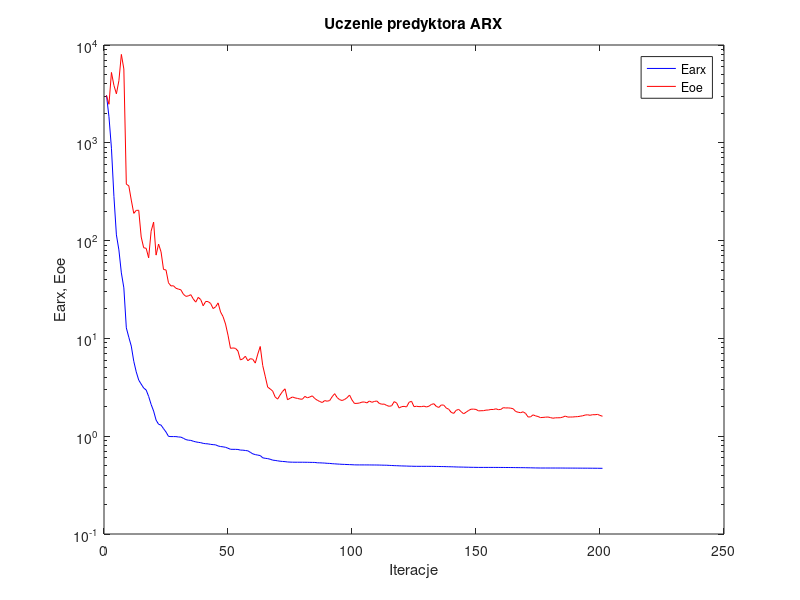
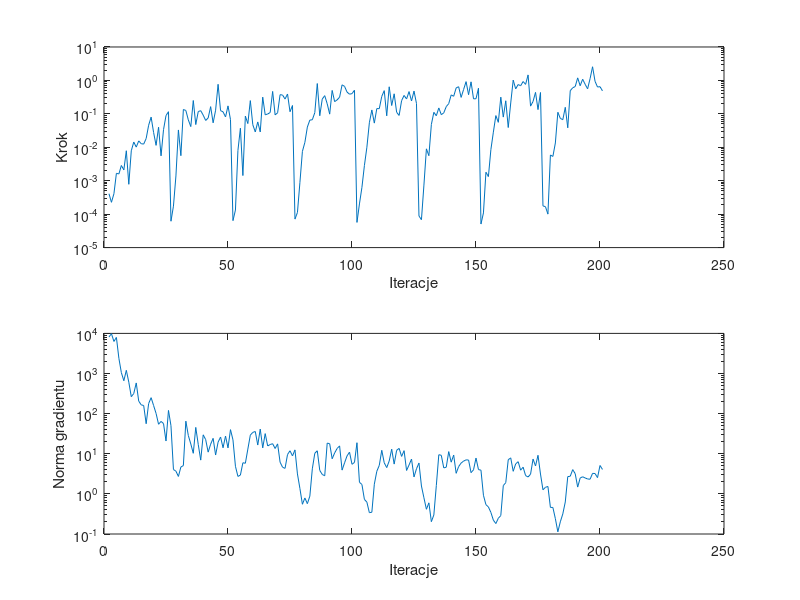

These charts were generated, in order, by the following MATLAB code:
%uczenie predyktora arx
clear all;
n=0; farx(n+1)=3.065769e+003; foe(n+1)=3.051705e+003; wspucz(n+1)=0.000000e+000; ng(n+1)=0.000000e+000;
%odnowa zmiennej metryki
n=1; farx(n+1)=1.846927e+003; foe(n+1)=2.477930e+003; krok(n+1)=4.089425e-004; ng(n+1)=8.119397e+003;
n=2; farx(n+1)=8.795555e+002; foe(n+1)=5.241631e+003; krok(n+1)=2.263251e-004; ng(n+1)=9.825149e+003;
n=3; farx(n+1)=2.827257e+002; foe(n+1)=3.864046e+003; krok(n+1)=4.078161e-004; ng(n+1)=6.298096e+003;
n=4; farx(n+1)=1.143977e+002; foe(n+1)=3.167767e+003; krok(n+1)=1.667309e-003; ng(n+1)=7.934615e+003;
n=5; farx(n+1)=8.037622e+001; foe(n+1)=4.310155e+003; krok(n+1)=1.594331e-003; ng(n+1)=2.392457e+003;
n=6; farx(n+1)=4.674089e+001; foe(n+1)=8.012096e+003; krok(n+1)=2.855545e-003; ng(n+1)=1.050560e+003;
n=7; farx(n+1)=3.288222e+001; foe(n+1)=5.690451e+003; krok(n+1)=2.110724e-003; ng(n+1)=6.605146e+002;
n=8; farx(n+1)=1.281958e+001; foe(n+1)=3.772202e+002; krok(n+1)=7.883344e-003; ng(n+1)=1.202475e+003;
n=9; farx(n+1)=1.027823e+001; foe(n+1)=3.635499e+002; krok(n+1)=7.821151e-004; ng(n+1)=6.081234e+002;
n=10; farx(n+1)=8.343379e+000; foe(n+1)=2.595529e+002; krok(n+1)=7.859971e-003; ng(n+1)=2.645424e+002;
n=11; farx(n+1)=5.839200e+000; foe(n+1)=1.899505e+002; krok(n+1)=1.438335e-002; ng(n+1)=3.169414e+002;
n=12; farx(n+1)=4.546879e+000; foe(n+1)=2.036777e+002; krok(n+1)=1.012568e-002; ng(n+1)=5.828368e+002;
n=13; farx(n+1)=3.747344e+000; foe(n+1)=2.043116e+002; krok(n+1)=1.553703e-002; ng(n+1)=2.049595e+002;
n=14; farx(n+1)=3.407325e+000; foe(n+1)=1.087541e+002; krok(n+1)=1.281894e-002; ng(n+1)=1.657811e+002;
n=15; farx(n+1)=3.108842e+000; foe(n+1)=8.451281e+001; krok(n+1)=1.244697e-002; ng(n+1)=1.592123e+002;
n=16; farx(n+1)=2.967783e+000; foe(n+1)=8.341800e+001; krok(n+1)=1.830045e-002; ng(n+1)=5.605715e+001;
n=17; farx(n+1)=2.552515e+000; foe(n+1)=6.663412e+001; krok(n+1)=4.568872e-002; ng(n+1)=1.787603e+002;
n=18; farx(n+1)=2.113510e+000; foe(n+1)=1.248524e+002; krok(n+1)=8.000730e-002; ng(n+1)=2.499321e+002;
n=19; farx(n+1)=1.809584e+000; foe(n+1)=1.546062e+002; krok(n+1)=2.764852e-002; ng(n+1)=1.590965e+002;
n=20; farx(n+1)=1.462063e+000; foe(n+1)=7.106543e+001; krok(n+1)=1.142218e-002; ng(n+1)=1.011001e+002;
n=21; farx(n+1)=1.325468e+000; foe(n+1)=9.222772e+001; krok(n+1)=3.979978e-002; ng(n+1)=5.436022e+001;
n=22; farx(n+1)=1.298368e+000; foe(n+1)=7.678080e+001; krok(n+1)=5.548179e-003; ng(n+1)=6.393429e+001;
n=23; farx(n+1)=1.194703e+000; foe(n+1)=5.066349e+001; krok(n+1)=3.377159e-002; ng(n+1)=5.659065e+001;
n=24; farx(n+1)=1.104239e+000; foe(n+1)=5.010629e+001; krok(n+1)=8.877087e-002; ng(n+1)=2.079284e+001;
n=25; farx(n+1)=9.964646e-001; foe(n+1)=3.703206e+001; krok(n+1)=1.160291e-001; ng(n+1)=1.203181e+002;
%odnowa zmiennej metryki
n=26; farx(n+1)=9.913716e-001; foe(n+1)=3.439379e+001; krok(n+1)=6.152340e-005; ng(n+1)=5.011130e+001;
n=27; farx(n+1)=9.912663e-001; foe(n+1)=3.454705e+001; krok(n+1)=1.736749e-004; ng(n+1)=4.051488e+000;
n=28; farx(n+1)=9.906604e-001; foe(n+1)=3.256877e+001; krok(n+1)=1.389400e-003; ng(n+1)=3.677107e+000;
n=29; farx(n+1)=9.821733e-001; foe(n+1)=3.191910e+001; krok(n+1)=3.300845e-002; ng(n+1)=2.721548e+000;
n=30; farx(n+1)=9.786493e-001; foe(n+1)=3.138495e+001; krok(n+1)=5.608324e-003; ng(n+1)=4.676737e+000;
n=31; farx(n+1)=9.524812e-001; foe(n+1)=2.830838e+001; krok(n+1)=1.350958e-001; ng(n+1)=5.070235e+000;
n=32; farx(n+1)=9.234739e-001; foe(n+1)=2.691341e+001; krok(n+1)=1.261335e-001; ng(n+1)=6.495962e+001;
n=33; farx(n+1)=9.106339e-001; foe(n+1)=2.720013e+001; krok(n+1)=6.601690e-002; ng(n+1)=2.850269e+001;
n=34; farx(n+1)=9.065341e-001; foe(n+1)=2.799681e+001; krok(n+1)=4.161404e-002; ng(n+1)=1.752526e+001;
n=35; farx(n+1)=8.886031e-001; foe(n+1)=2.529588e+001; krok(n+1)=2.507999e-001; ng(n+1)=1.027112e+001;
n=36; farx(n+1)=8.749838e-001; foe(n+1)=2.349254e+001; krok(n+1)=4.784719e-002; ng(n+1)=4.538464e+001;
n=37; farx(n+1)=8.656843e-001; foe(n+1)=2.628614e+001; krok(n+1)=1.171506e-001; ng(n+1)=1.707097e+001;
n=38; farx(n+1)=8.586430e-001; foe(n+1)=2.493978e+001; krok(n+1)=1.245141e-001; ng(n+1)=6.944022e+000;
n=39; farx(n+1)=8.448906e-001; foe(n+1)=2.154878e+001; krok(n+1)=9.137743e-002; ng(n+1)=2.963929e+001;
n=40; farx(n+1)=8.380018e-001; foe(n+1)=2.388311e+001; krok(n+1)=6.345766e-002; ng(n+1)=2.250623e+001;
n=41; farx(n+1)=8.344577e-001; foe(n+1)=2.376601e+001; krok(n+1)=7.533346e-002; ng(n+1)=1.097943e+001;
n=42; farx(n+1)=8.252446e-001; foe(n+1)=2.275323e+001; krok(n+1)=1.643984e-001; ng(n+1)=1.732637e+001;
n=43; farx(n+1)=8.196361e-001; foe(n+1)=2.018702e+001; krok(n+1)=5.397089e-002; ng(n+1)=2.423250e+001;
n=44; farx(n+1)=8.159126e-001; foe(n+1)=2.101722e+001; krok(n+1)=1.284644e-001; ng(n+1)=9.298166e+000;
n=45; farx(n+1)=7.947364e-001; foe(n+1)=2.306437e+001; krok(n+1)=7.656580e-001; ng(n+1)=1.944152e+001;
n=46; farx(n+1)=7.842106e-001; foe(n+1)=1.863455e+001; krok(n+1)=1.247927e-001; ng(n+1)=2.614043e+001;
n=47; farx(n+1)=7.784494e-001; foe(n+1)=1.670535e+001; krok(n+1)=1.150668e-001; ng(n+1)=1.410181e+001;
n=48; farx(n+1)=7.702567e-001; foe(n+1)=1.402989e+001; krok(n+1)=8.097460e-002; ng(n+1)=2.763696e+001;
n=49; farx(n+1)=7.531636e-001; foe(n+1)=1.079449e+001; krok(n+1)=1.732520e-001; ng(n+1)=1.398447e+001;
n=50; farx(n+1)=7.351191e-001; foe(n+1)=7.918295e+000; krok(n+1)=6.741320e-002; ng(n+1)=3.991569e+001;
%odnowa zmiennej metryki
n=51; farx(n+1)=7.340444e-001; foe(n+1)=7.987126e+000; krok(n+1)=6.399109e-005; ng(n+1)=2.223606e+001;
n=52; farx(n+1)=7.339086e-001; foe(n+1)=7.915089e+000; krok(n+1)=1.330707e-004; ng(n+1)=4.868064e+000;
n=53; farx(n+1)=7.318521e-001; foe(n+1)=7.446090e+000; krok(n+1)=8.029022e-003; ng(n+1)=2.722280e+000;
n=54; farx(n+1)=7.211659e-001; foe(n+1)=6.023158e+000; krok(n+1)=3.719917e-002; ng(n+1)=2.944695e+000;
n=55; farx(n+1)=7.198734e-001; foe(n+1)=6.184563e+000; krok(n+1)=1.427772e-003; ng(n+1)=5.966388e+000;
n=56; farx(n+1)=7.142114e-001; foe(n+1)=6.568585e+000; krok(n+1)=8.569436e-002; ng(n+1)=5.796187e+000;
n=57; farx(n+1)=7.090096e-001; foe(n+1)=5.908767e+000; krok(n+1)=5.119273e-002; ng(n+1)=1.305843e+001;
n=58; farx(n+1)=6.842939e-001; foe(n+1)=6.206422e+000; krok(n+1)=2.490283e-001; ng(n+1)=2.916511e+001;
n=59; farx(n+1)=6.600285e-001; foe(n+1)=6.119613e+000; krok(n+1)=4.725510e-002; ng(n+1)=3.411528e+001;
n=60; farx(n+1)=6.483006e-001; foe(n+1)=5.589112e+000; krok(n+1)=2.876644e-002; ng(n+1)=3.587909e+001;
n=61; farx(n+1)=6.408793e-001; foe(n+1)=6.909921e+000; krok(n+1)=5.734876e-002; ng(n+1)=1.648984e+001;
n=62; farx(n+1)=6.340594e-001; foe(n+1)=8.266085e+000; krok(n+1)=2.876670e-002; ng(n+1)=4.123341e+001;
n=63; farx(n+1)=6.012740e-001; foe(n+1)=5.280740e+000; krok(n+1)=3.160606e-001; ng(n+1)=1.401958e+001;
n=64; farx(n+1)=5.944914e-001; foe(n+1)=4.109269e+000; krok(n+1)=9.349969e-002; ng(n+1)=3.176642e+001;
n=65; farx(n+1)=5.898708e-001; foe(n+1)=3.175050e+000; krok(n+1)=9.907791e-002; ng(n+1)=1.565973e+001;
n=66; farx(n+1)=5.814668e-001; foe(n+1)=3.044193e+000; krok(n+1)=1.093247e-001; ng(n+1)=1.697919e+001;
n=67; farx(n+1)=5.694305e-001; foe(n+1)=2.896995e+000; krok(n+1)=4.686024e-001; ng(n+1)=1.780852e+001;
n=68; farx(n+1)=5.652808e-001; foe(n+1)=2.523736e+000; krok(n+1)=9.326940e-002; ng(n+1)=1.352087e+001;
n=69; farx(n+1)=5.601004e-001; foe(n+1)=2.392904e+000; krok(n+1)=1.076361e-001; ng(n+1)=1.763334e+001;
n=70; farx(n+1)=5.550488e-001; foe(n+1)=2.635884e+000; krok(n+1)=3.745525e-001; ng(n+1)=6.167484e+000;
n=71; farx(n+1)=5.518197e-001; foe(n+1)=2.869177e+000; krok(n+1)=3.655097e-001; ng(n+1)=4.620016e+000;
n=72; farx(n+1)=5.496325e-001; foe(n+1)=3.051923e+000; krok(n+1)=2.775080e-001; ng(n+1)=4.323096e+000;
n=73; farx(n+1)=5.452483e-001; foe(n+1)=2.357504e+000; krok(n+1)=3.923690e-001; ng(n+1)=9.571427e+000;
n=74; farx(n+1)=5.434427e-001; foe(n+1)=2.439916e+000; krok(n+1)=1.158784e-001; ng(n+1)=1.187492e+001;
n=75; farx(n+1)=5.423671e-001; foe(n+1)=2.518365e+000; krok(n+1)=1.778431e-001; ng(n+1)=8.827699e+000;
%odnowa zmiennej metryki
n=76; farx(n+1)=5.419920e-001; foe(n+1)=2.464612e+000; krok(n+1)=7.110078e-005; ng(n+1)=1.249033e+001;
n=77; farx(n+1)=5.419375e-001; foe(n+1)=2.435431e+000; krok(n+1)=1.123699e-004; ng(n+1)=3.140960e+000;
n=78; farx(n+1)=5.418762e-001; foe(n+1)=2.397898e+000; krok(n+1)=8.931057e-004; ng(n+1)=1.357741e+000;
n=79; farx(n+1)=5.417907e-001; foe(n+1)=2.389370e+000; krok(n+1)=7.530795e-003; ng(n+1)=5.513624e-001;
n=80; farx(n+1)=5.414352e-001; foe(n+1)=2.554447e+000; krok(n+1)=1.406421e-002; ng(n+1)=7.897751e-001;
n=81; farx(n+1)=5.411093e-001; foe(n+1)=2.466869e+000; krok(n+1)=4.028924e-002; ng(n+1)=5.707838e-001;
n=82; farx(n+1)=5.403592e-001; foe(n+1)=2.520483e+000; krok(n+1)=6.504518e-002; ng(n+1)=8.785017e-001;
n=83; farx(n+1)=5.395939e-001; foe(n+1)=2.584441e+000; krok(n+1)=6.659180e-002; ng(n+1)=4.213163e+000;
n=84; farx(n+1)=5.392334e-001; foe(n+1)=2.426842e+000; krok(n+1)=1.088038e-001; ng(n+1)=1.028366e+001;
n=85; farx(n+1)=5.348510e-001; foe(n+1)=2.333292e+000; krok(n+1)=8.067975e-001; ng(n+1)=1.186591e+001;
n=86; farx(n+1)=5.341655e-001; foe(n+1)=2.262620e+000; krok(n+1)=8.776600e-002; ng(n+1)=3.843195e+000;
n=87; farx(n+1)=5.327007e-001; foe(n+1)=2.210558e+000; krok(n+1)=2.760258e-001; ng(n+1)=3.052545e+000;
n=88; farx(n+1)=5.311059e-001; foe(n+1)=2.313276e+000; krok(n+1)=3.505976e-001; ng(n+1)=2.825799e+000;
n=89; farx(n+1)=5.282295e-001; foe(n+1)=2.279141e+000; krok(n+1)=2.002215e-001; ng(n+1)=1.844590e+001;
n=90; farx(n+1)=5.270242e-001; foe(n+1)=2.315325e+000; krok(n+1)=9.809225e-002; ng(n+1)=1.776899e+001;
n=91; farx(n+1)=5.235451e-001; foe(n+1)=2.534379e+000; krok(n+1)=5.015999e-001; ng(n+1)=7.504506e+000;
n=92; farx(n+1)=5.217100e-001; foe(n+1)=2.722180e+000; krok(n+1)=2.317569e-001; ng(n+1)=1.046947e+001;
n=93; farx(n+1)=5.195686e-001; foe(n+1)=2.485073e+000; krok(n+1)=2.617897e-001; ng(n+1)=1.356220e+001;
n=94; farx(n+1)=5.178190e-001; foe(n+1)=2.364117e+000; krok(n+1)=3.160606e-001; ng(n+1)=1.568586e+001;
n=95; farx(n+1)=5.158524e-001; foe(n+1)=2.318662e+000; krok(n+1)=7.382907e-001; ng(n+1)=3.913030e+000;
n=96; farx(n+1)=5.148974e-001; foe(n+1)=2.373037e+000; krok(n+1)=6.622313e-001; ng(n+1)=5.941151e+000;
n=97; farx(n+1)=5.133272e-001; foe(n+1)=2.474282e+000; krok(n+1)=4.485036e-001; ng(n+1)=8.859025e+000;
n=98; farx(n+1)=5.123198e-001; foe(n+1)=2.635322e+000; krok(n+1)=3.870680e-001; ng(n+1)=1.095106e+001;
n=99; farx(n+1)=5.109338e-001; foe(n+1)=2.345232e+000; krok(n+1)=4.027995e-001; ng(n+1)=5.459465e+000;
n=100; farx(n+1)=5.094766e-001; foe(n+1)=2.162656e+000; krok(n+1)=5.086203e-001; ng(n+1)=6.089469e+000;
%odnowa zmiennej metryki
n=101; farx(n+1)=5.087987e-001; foe(n+1)=2.167269e+000; krok(n+1)=5.665485e-005; ng(n+1)=1.884835e+001;
n=102; farx(n+1)=5.087697e-001; foe(n+1)=2.183240e+000; krok(n+1)=2.025153e-004; ng(n+1)=1.944957e+000;
n=103; farx(n+1)=5.087022e-001; foe(n+1)=2.232280e+000; krok(n+1)=6.326141e-004; ng(n+1)=1.714853e+000;
n=104; farx(n+1)=5.086456e-001; foe(n+1)=2.238001e+000; krok(n+1)=2.840497e-003; ng(n+1)=7.295890e-001;
n=105; farx(n+1)=5.085437e-001; foe(n+1)=2.189466e+000; krok(n+1)=1.004414e-002; ng(n+1)=6.217387e-001;
n=106; farx(n+1)=5.083660e-001; foe(n+1)=2.289951e+000; krok(n+1)=5.421512e-002; ng(n+1)=3.403730e-001;
n=107; farx(n+1)=5.079788e-001; foe(n+1)=2.222173e+000; krok(n+1)=1.308949e-001; ng(n+1)=3.483666e-001;
n=108; farx(n+1)=5.077556e-001; foe(n+1)=2.265373e+000; krok(n+1)=5.286105e-002; ng(n+1)=1.742963e+000;
n=109; farx(n+1)=5.075306e-001; foe(n+1)=2.292921e+000; krok(n+1)=1.438191e-001; ng(n+1)=3.655669e+000;
n=110; farx(n+1)=5.069285e-001; foe(n+1)=2.163609e+000; krok(n+1)=1.431710e-001; ng(n+1)=5.133280e+000;
n=111; farx(n+1)=5.060859e-001; foe(n+1)=2.124141e+000; krok(n+1)=3.326660e-001; ng(n+1)=1.219776e+001;
n=112; farx(n+1)=5.052768e-001; foe(n+1)=2.129476e+000; krok(n+1)=4.951781e-001; ng(n+1)=5.948158e+000;
n=113; farx(n+1)=5.049450e-001; foe(n+1)=2.062136e+000; krok(n+1)=8.732707e-002; ng(n+1)=4.518114e+000;
n=114; farx(n+1)=5.030745e-001; foe(n+1)=2.022464e+000; krok(n+1)=6.446279e-001; ng(n+1)=6.607347e+000;
n=115; farx(n+1)=5.018819e-001; foe(n+1)=2.047925e+000; krok(n+1)=1.775417e-001; ng(n+1)=1.300660e+001;
n=116; farx(n+1)=5.000718e-001; foe(n+1)=2.256997e+000; krok(n+1)=3.978743e-001; ng(n+1)=5.528528e+000;
n=117; farx(n+1)=4.993634e-001; foe(n+1)=2.188568e+000; krok(n+1)=1.115306e-001; ng(n+1)=1.218896e+001;
n=118; farx(n+1)=4.979432e-001; foe(n+1)=1.942667e+000; krok(n+1)=8.973318e-002; ng(n+1)=1.361329e+001;
n=119; farx(n+1)=4.968145e-001; foe(n+1)=2.006054e+000; krok(n+1)=2.489869e-001; ng(n+1)=8.588945e+000;
n=120; farx(n+1)=4.959488e-001; foe(n+1)=2.018444e+000; krok(n+1)=3.556863e-001; ng(n+1)=1.194770e+001;
n=121; farx(n+1)=4.952215e-001; foe(n+1)=1.991468e+000; krok(n+1)=2.785378e-001; ng(n+1)=3.833299e+000;
n=122; farx(n+1)=4.939179e-001; foe(n+1)=2.221953e+000; krok(n+1)=4.635137e-001; ng(n+1)=5.251940e+000;
n=123; farx(n+1)=4.934211e-001; foe(n+1)=2.275302e+000; krok(n+1)=2.427388e-001; ng(n+1)=7.370129e+000;
n=124; farx(n+1)=4.925195e-001; foe(n+1)=2.004815e+000; krok(n+1)=4.803814e-001; ng(n+1)=2.645058e+000;
n=125; farx(n+1)=4.921752e-001; foe(n+1)=2.023682e+000; krok(n+1)=2.044970e-001; ng(n+1)=4.230000e+000;
%odnowa zmiennej metryki
n=126; farx(n+1)=4.920900e-001; foe(n+1)=2.006080e+000; krok(n+1)=8.824176e-005; ng(n+1)=5.879379e+000;
n=127; farx(n+1)=4.920842e-001; foe(n+1)=2.007693e+000; krok(n+1)=6.831655e-005; ng(n+1)=1.570422e+000;
n=128; farx(n+1)=4.920660e-001; foe(n+1)=2.029690e+000; krok(n+1)=7.394410e-004; ng(n+1)=8.003666e-001;
n=129; farx(n+1)=4.920037e-001; foe(n+1)=1.990780e+000; krok(n+1)=8.988693e-003; ng(n+1)=4.136759e-001;
n=130; farx(n+1)=4.919328e-001; foe(n+1)=2.025154e+000; krok(n+1)=5.608324e-003; ng(n+1)=5.981119e-001;
n=131; farx(n+1)=4.918689e-001; foe(n+1)=2.110917e+000; krok(n+1)=4.815335e-002; ng(n+1)=2.028880e-001;
n=132; farx(n+1)=4.914431e-001; foe(n+1)=2.149645e+000; krok(n+1)=1.110632e-001; ng(n+1)=2.985222e-001;
n=133; farx(n+1)=4.906498e-001; foe(n+1)=2.016374e+000; krok(n+1)=8.764941e-002; ng(n+1)=1.613621e+000;
n=134; farx(n+1)=4.902819e-001; foe(n+1)=1.968231e+000; krok(n+1)=1.503594e-001; ng(n+1)=9.460052e+000;
n=135; farx(n+1)=4.895390e-001; foe(n+1)=2.087351e+000; krok(n+1)=9.464413e-002; ng(n+1)=9.163618e+000;
n=136; farx(n+1)=4.891945e-001; foe(n+1)=2.078270e+000; krok(n+1)=1.071906e-001; ng(n+1)=4.443996e+000;
n=137; farx(n+1)=4.882580e-001; foe(n+1)=1.942122e+000; krok(n+1)=1.644497e-001; ng(n+1)=4.617559e+000;
n=138; farx(n+1)=4.874031e-001; foe(n+1)=1.885433e+000; krok(n+1)=2.020751e-001; ng(n+1)=1.131482e+001;
n=139; farx(n+1)=4.867679e-001; foe(n+1)=1.752213e+000; krok(n+1)=3.691454e-001; ng(n+1)=6.171038e+000;
n=140; farx(n+1)=4.859597e-001; foe(n+1)=1.710792e+000; krok(n+1)=3.355407e-001; ng(n+1)=9.277535e+000;
n=141; farx(n+1)=4.848388e-001; foe(n+1)=1.839411e+000; krok(n+1)=5.968867e-001; ng(n+1)=3.256223e+000;
n=142; farx(n+1)=4.839599e-001; foe(n+1)=1.880265e+000; krok(n+1)=6.480438e-001; ng(n+1)=4.799291e+000;
n=143; farx(n+1)=4.835336e-001; foe(n+1)=1.783188e+000; krok(n+1)=3.106282e-001; ng(n+1)=5.863870e+000;
n=144; farx(n+1)=4.829507e-001; foe(n+1)=1.695441e+000; krok(n+1)=5.355876e-001; ng(n+1)=6.570876e+000;
n=145; farx(n+1)=4.822046e-001; foe(n+1)=1.758196e+000; krok(n+1)=9.205345e-001; ng(n+1)=7.050443e+000;
n=146; farx(n+1)=4.816878e-001; foe(n+1)=1.832898e+000; krok(n+1)=3.735325e-001; ng(n+1)=6.978829e+000;
n=147; farx(n+1)=4.808664e-001; foe(n+1)=1.889112e+000; krok(n+1)=9.073805e-001; ng(n+1)=3.380874e+000;
n=148; farx(n+1)=4.805436e-001; foe(n+1)=1.891948e+000; krok(n+1)=2.815910e-001; ng(n+1)=3.990300e+000;
n=149; farx(n+1)=4.801952e-001; foe(n+1)=1.878865e+000; krok(n+1)=2.833785e-001; ng(n+1)=7.811402e+000;
n=150; farx(n+1)=4.796738e-001; foe(n+1)=1.815477e+000; krok(n+1)=5.856145e-001; ng(n+1)=4.033357e+000;
%odnowa zmiennej metryki
n=151; farx(n+1)=4.796470e-001; foe(n+1)=1.821510e+000; krok(n+1)=5.062882e-005; ng(n+1)=3.899067e+000;
n=152; farx(n+1)=4.796433e-001; foe(n+1)=1.824361e+000; krok(n+1)=1.089166e-004; ng(n+1)=9.225787e-001;
n=153; farx(n+1)=4.796260e-001; foe(n+1)=1.848434e+000; krok(n+1)=1.793067e-003; ng(n+1)=5.393208e-001;
n=154; farx(n+1)=4.796138e-001; foe(n+1)=1.852446e+000; krok(n+1)=1.330026e-003; ng(n+1)=4.723036e-001;
n=155; farx(n+1)=4.795801e-001; foe(n+1)=1.877656e+000; krok(n+1)=8.534063e-003; ng(n+1)=3.451721e-001;
n=156; farx(n+1)=4.795368e-001; foe(n+1)=1.874429e+000; krok(n+1)=2.835564e-002; ng(n+1)=2.215877e-001;
n=157; farx(n+1)=4.794381e-001; foe(n+1)=1.906262e+000; krok(n+1)=8.877087e-002; ng(n+1)=1.820419e-001;
n=158; farx(n+1)=4.793449e-001; foe(n+1)=1.868096e+000; krok(n+1)=5.576355e-002; ng(n+1)=2.466947e-001;
n=159; farx(n+1)=4.791059e-001; foe(n+1)=1.878261e+000; krok(n+1)=3.160606e-001; ng(n+1)=2.881830e-001;
n=160; farx(n+1)=4.789940e-001; foe(n+1)=1.957036e+000; krok(n+1)=8.000730e-002; ng(n+1)=1.607546e+000;
n=161; farx(n+1)=4.786016e-001; foe(n+1)=1.944049e+000; krok(n+1)=2.461541e-001; ng(n+1)=1.904032e+000;
n=162; farx(n+1)=4.785434e-001; foe(n+1)=1.947388e+000; krok(n+1)=3.899737e-002; ng(n+1)=7.094986e+000;
n=163; farx(n+1)=4.782923e-001; foe(n+1)=1.935221e+000; krok(n+1)=2.114442e-001; ng(n+1)=7.901596e+000;
n=164; farx(n+1)=4.779105e-001; foe(n+1)=1.907382e+000; krok(n+1)=1.021678e+000; ng(n+1)=3.653715e+000;
n=165; farx(n+1)=4.775013e-001; foe(n+1)=1.788920e+000; krok(n+1)=5.596492e-001; ng(n+1)=5.579974e+000;
n=166; farx(n+1)=4.771963e-001; foe(n+1)=1.758331e+000; krok(n+1)=7.536472e-001; ng(n+1)=6.346615e+000;
n=167; farx(n+1)=4.769526e-001; foe(n+1)=1.739171e+000; krok(n+1)=6.930078e-001; ng(n+1)=3.895648e+000;
n=168; farx(n+1)=4.766138e-001; foe(n+1)=1.776498e+000; krok(n+1)=9.270274e-001; ng(n+1)=4.631003e+000;
n=169; farx(n+1)=4.761918e-001; foe(n+1)=1.708845e+000; krok(n+1)=7.610808e-001; ng(n+1)=2.855680e+000;
n=170; farx(n+1)=4.754743e-001; foe(n+1)=1.572192e+000; krok(n+1)=1.462246e+000; ng(n+1)=2.638416e+000;
n=171; farx(n+1)=4.752773e-001; foe(n+1)=1.576201e+000; krok(n+1)=1.702433e-001; ng(n+1)=3.103243e+000;
n=172; farx(n+1)=4.744015e-001; foe(n+1)=1.654142e+000; krok(n+1)=2.349459e-001; ng(n+1)=7.379662e+000;
n=173; farx(n+1)=4.737575e-001; foe(n+1)=1.613925e+000; krok(n+1)=4.386596e-001; ng(n+1)=4.957407e+000;
n=174; farx(n+1)=4.734230e-001; foe(n+1)=1.590652e+000; krok(n+1)=1.340009e-001; ng(n+1)=9.164275e+000;
n=175; farx(n+1)=4.729332e-001; foe(n+1)=1.549269e+000; krok(n+1)=4.352152e-001; ng(n+1)=3.125859e+000;
%odnowa zmiennej metryki
n=176; farx(n+1)=4.729213e-001; foe(n+1)=1.556892e+000; krok(n+1)=1.764835e-004; ng(n+1)=1.264386e+000;
n=177; farx(n+1)=4.729100e-001; foe(n+1)=1.564995e+000; krok(n+1)=1.673718e-004; ng(n+1)=1.458096e+000;
n=178; farx(n+1)=4.729000e-001; foe(n+1)=1.571423e+000; krok(n+1)=1.003104e-004; ng(n+1)=1.531222e+000;
n=179; farx(n+1)=4.728452e-001; foe(n+1)=1.550353e+000; krok(n+1)=5.887869e-003; ng(n+1)=4.604569e-001;
n=180; farx(n+1)=4.728119e-001; foe(n+1)=1.527290e+000; krok(n+1)=5.320104e-003; ng(n+1)=4.586138e-001;
n=181; farx(n+1)=4.727803e-001; foe(n+1)=1.541642e+000; krok(n+1)=1.346946e-002; ng(n+1)=2.414970e-001;
n=182; farx(n+1)=4.727416e-001; foe(n+1)=1.542709e+000; krok(n+1)=1.115271e-001; ng(n+1)=1.132860e-001;
n=183; farx(n+1)=4.726518e-001; foe(n+1)=1.545163e+000; krok(n+1)=7.320182e-002; ng(n+1)=2.013931e-001;
n=184; farx(n+1)=4.725674e-001; foe(n+1)=1.567840e+000; krok(n+1)=6.688253e-002; ng(n+1)=3.167393e-001;
n=185; farx(n+1)=4.721913e-001; foe(n+1)=1.605515e+000; krok(n+1)=1.569333e-001; ng(n+1)=6.290734e-001;
n=186; farx(n+1)=4.721453e-001; foe(n+1)=1.569134e+000; krok(n+1)=3.826493e-002; ng(n+1)=2.694145e+000;
n=187; farx(n+1)=4.719871e-001; foe(n+1)=1.570797e+000; krok(n+1)=4.923082e-001; ng(n+1)=2.751387e+000;
n=188; farx(n+1)=4.718773e-001; foe(n+1)=1.572118e+000; krok(n+1)=6.022096e-001; ng(n+1)=4.027604e+000;
n=189; farx(n+1)=4.717292e-001; foe(n+1)=1.580927e+000; krok(n+1)=6.553300e-001; ng(n+1)=3.186222e+000;
n=190; farx(n+1)=4.715651e-001; foe(n+1)=1.585135e+000; krok(n+1)=1.192590e+000; ng(n+1)=1.476625e+000;
n=191; farx(n+1)=4.714022e-001; foe(n+1)=1.601149e+000; krok(n+1)=6.930078e-001; ng(n+1)=2.481821e+000;
n=192; farx(n+1)=4.712189e-001; foe(n+1)=1.616545e+000; krok(n+1)=1.084583e+000; ng(n+1)=2.670264e+000;
n=193; farx(n+1)=4.711114e-001; foe(n+1)=1.645581e+000; krok(n+1)=7.679697e-001; ng(n+1)=2.497986e+000;
n=194; farx(n+1)=4.710195e-001; foe(n+1)=1.655873e+000; krok(n+1)=5.600723e-001; ng(n+1)=2.352956e+000;
n=195; farx(n+1)=4.708318e-001; foe(n+1)=1.636087e+000; krok(n+1)=1.131462e+000; ng(n+1)=2.318827e+000;
n=196; farx(n+1)=4.705426e-001; foe(n+1)=1.659765e+000; krok(n+1)=2.561859e+000; ng(n+1)=3.244469e+000;
n=197; farx(n+1)=4.703533e-001; foe(n+1)=1.657625e+000; krok(n+1)=9.397835e-001; ng(n+1)=3.215371e+000;
n=198; farx(n+1)=4.701139e-001; foe(n+1)=1.671230e+000; krok(n+1)=6.340763e-001; ng(n+1)=2.544364e+000;
n=199; farx(n+1)=4.697783e-001; foe(n+1)=1.632096e+000; krok(n+1)=6.511688e-001; ng(n+1)=5.098171e+000;
n=200; farx(n+1)=4.694976e-001; foe(n+1)=1.598884e+000; krok(n+1)=4.862877e-001; ng(n+1)=4.070775e+000;

figure; semilogy(farx,'b'); hold on; semilogy(foe,'r'); xlabel('Iteracje'); ylabel('Earx, Eoe'); legend('Earx','Eoe'); title('Uczenie predyktora ARX');
figure; subplot(2,1,1); semilogy(krok); xlabel('Iteracje'); ylabel('Krok');
subplot(2,1,2); semilogy(ng); xlabel('Iteracje'); ylabel('Norma gradientu');
Earx=farx(n+1)
Eoe=foe(n+1)
